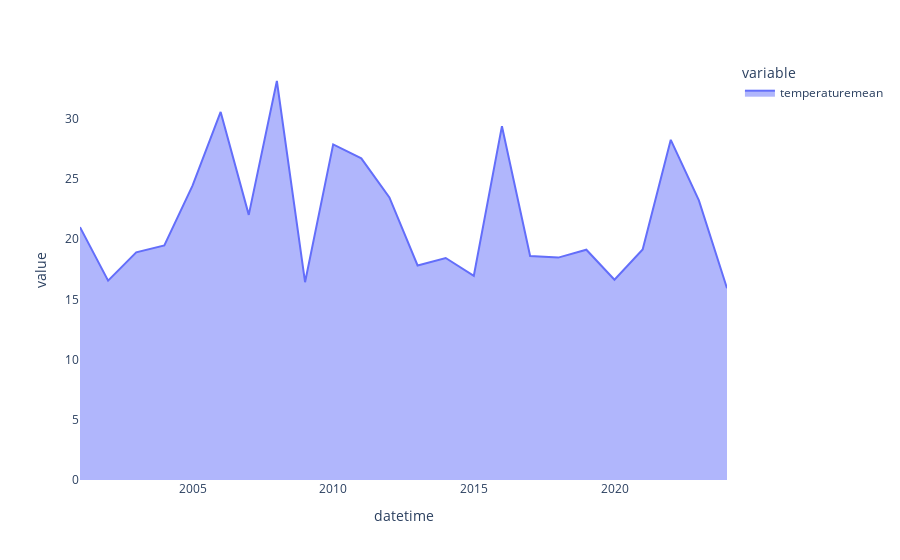

Write notebook code for a chart like this one.
### Code cell
def areachart(dataset,variable,startDate,endDate,period):


    dataset["datetime"] = pd.to_datetime(dataset["datetime"])
    daterange = pd.date_range(startDate, endDate, freq=period)

    filtered_dataset = dataset[dataset["datetime"].isin(daterange)]

    fig = px.area(filtered_dataset,x = "datetime",y = variable)
    fig.update_layout(plot_bgcolor='white')

    fig.show()
    # fig = px.area(df, x="year", y="pop", color="continent", line_group="country")


startDate = pd.Timestamp("2000-01-01", tz='UTC')
endDate = pd.Timestamp("2024-07-31", tz='UTC')
variable = ["temperaturemean"]
period = "Y"
print(areachart(dataset,variable,startDate,endDate,period))

### Figure 1 — Plotly figure (JSON) as saved in the notebook; plotly's stock layout.template omitted (floating-point values rounded to 4 significant figures)
{"data": [{"fillpattern": {"shape": ""}, "hovertemplate": "variable=temperaturemean<br>datetime=%{x}<br>value=%{y}<extra></extra>", "legendgroup": "temperaturemean", "line": {"color": "#636efa"}, "marker": {"symbol": "circle"}, "mode": "lines", "name": "temperaturemean", "orientation": "v", "showlegend": true, "stackgroup": "1", "type": "scatter", "x": ["2000-12-31T00:00:00+00:00", "2001-12-31T00:00:00+00:00", "2002-12-31T00:00:00+00:00", "2003-12-31T00:00:00+00:00", "2004-12-31T00:00:00+00:00", "2005-12-31T00:00:00+00:00", "2006-12-31T00:00:00+00:00", "2007-12-31T00:00:00+00:00", "2008-12-31T00:00:00+00:00", "2009-12-31T00:00:00+00:00", "2010-12-31T00:00:00+00:00", "2011-12-31T00:00:00+00:00", "2012-12-31T00:00:00+00:00", "2013-12-31T00:00:00+00:00", "2014-12-31T00:00:00+00:00", "2015-12-31T00:00:00+00:00", "2016-12-31T00:00:00+00:00", "2017-12-31T00:00:00+00:00", "2018-12-31T00:00:00+00:00", "2019-12-31T00:00:00+00:00", "2020-12-31T00:00:00+00:00", "2021-12-31T00:00:00+00:00", "2022-12-31T00:00:00+00:00", "2023-12-31T00:00:00+00:00"], "xaxis": "x", "y": [20.99, 16.55, 18.9, 19.47, 24.44, 30.56, 22.01, 33.12, 16.42, 27.86, 26.7, 23.45, 17.81, 18.43, 16.95, 29.37, 18.6, 18.46, 19.12, 16.62, 19.13, 28.24, 23.22, 15.92], "yaxis": "y"}], "layout": {"legend": {"title": {"text": "variable"}, "tracegroupgap": 0}, "margin": {"t": 60}, "plot_bgcolor": "white", "xaxis": {"anchor": "y", "domain": [0, 1], "title": {"text": "datetime"}}, "yaxis": {"anchor": "x", "domain": [0, 1], "title": {"text": "value"}}}}
